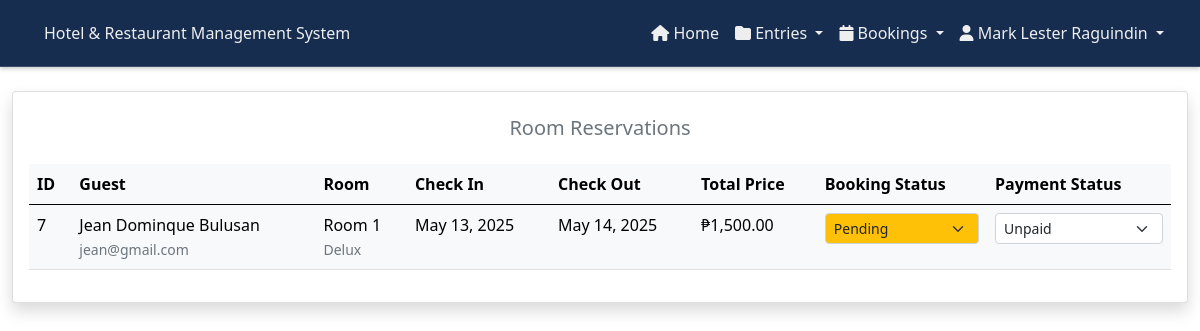
The page /admin/room_reservations.php (signed in) on the database as committed earlier.
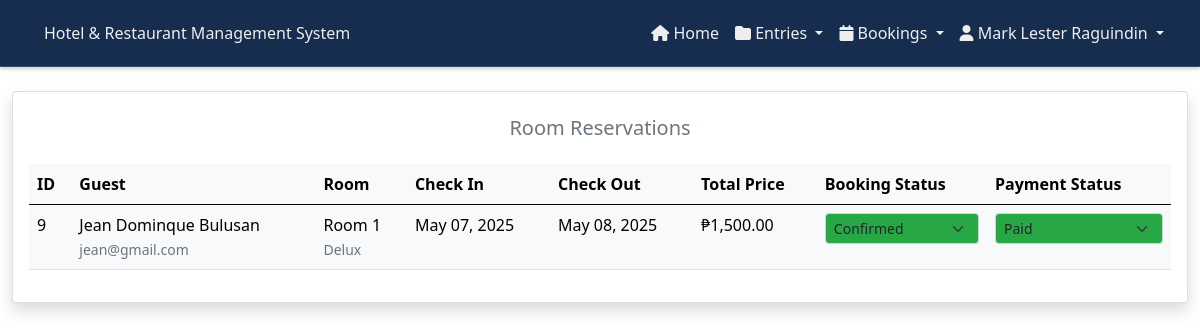
The same page on the database as committed later.
### tables this page shows
CREATE TABLE `bookings` (
  `booking_id` int(11) NOT NULL,
  `user_id` int(11) NOT NULL,
  `room_id` int(11) NOT NULL,
  `check_in_date` date NOT NULL,
  `check_out_date` date NOT NULL,
  `total_price` decimal(10,2) NOT NULL,
  `status` enum('pending','confirmed','canceled','completed') DEFAULT 'pending',
  `payment_status` enum('unpaid','partially_paid','paid') DEFAULT 'unpaid',
  `special_requests` text DEFAULT NULL,
  `created_at` timestamp NOT NULL DEFAULT current_timestamp(),
  `updated_at` timestamp NOT NULL DEFAULT current_timestamp() ON UPDATE current_timestamp()
);

CREATE TABLE `users` (
  `user_id` int(11) NOT NULL,
  `name` varchar(255) NOT NULL,
  `address` varchar(50) NOT NULL,
  `email` varchar(50) NOT NULL,
  `password` varchar(50) NOT NULL,
  `role` varchar(20) DEFAULT NULL,
  `phone` tinytext DEFAULT NULL
);

CREATE TABLE `rooms` (
  `id` int(11) NOT NULL,
  `title` varchar(255) NOT NULL,
  `room_type_id` int(11) NOT NULL,
  `images` varchar(255) DEFAULT NULL,
  `price` varchar(250) DEFAULT NULL
);

CREATE TABLE `room_type` (
  `id` int(11) NOT NULL,
  `title` varchar(255) NOT NULL,
  `detail` varchar(255) NOT NULL
);

### controllers/roomReservationsController.php (called while the page is built, shortened)
<?php
function getReservations($con) {
    $query = "SELECT
        b.booking_id,
        b.check_in_date,
        b.check_out_date,
        b.total_price,
        b.status as booking_status,
        b.payment_status,
        b.special_requests,
        b.created_at,
        u.name as guest_name,
        u.email as guest_email,
        r.title as room_title,
        rt.title as room_type
    FROM bookings b
    LEFT JOIN users u ON b.user_id = u.user_id
    LEFT JOIN rooms r ON b.room_id = r.id
    LEFT JOIN room_type rt ON r.room_type_id = rt.id
    ORDER BY b.created_at DESC";
    return mysqli_query($con, $query);
}
?>

### admin/room_reservations.php (the view, shortened to what the changed rows need)
<?php
require_once '../components/config.php';
require_once '../controllers/roomReservationsController.php';
function getPaymentStatusColor($status) {
    switch ($status) {
        case 'paid':
            return '#28a745';
        default:
            return '#ffffff';
    }
}
function getStatusColor($status) {
    switch ($status) {
        case 'pending':
            return '#ffc107';
        case 'confirmed':
            return '#28a745';
    }
}
$reservations = getReservations($con);
?>
<!DOCTYPE html>
<html lang="en">
<head>
<link href="https://cdn.jsdelivr.net/npm/bootstrap@5.0.2/dist/css/bootstrap.min.css" rel="stylesheet">
    <link rel="stylesheet" href="https://cdnjs.cloudflare.com/ajax/libs/font-awesome/6.0.0-beta3/css/all.min.css" />
    <link rel="stylesheet" href="../css/customAdminHeader.css">
    <link rel="stylesheet" href="https://cdnjs.cloudflare.com/ajax/libs/font-awesome/6.7.2/css/all.min.css">
    <link rel="stylesheet" href="https://cdn.datatables.net/1.11.5/css/dataTables.bootstrap5.min.css">
</head>
<body>
    <div class="container-fluid py-4">
        <div class="row">
            <div class="col-12">
                <div class="card shadow">
                    <div class="card-body">
                        <div class="table-responsive">
                            <table id="reservationsTable" class="table table-light">
                                <thead>
                                    <tr>
                                        <th>ID</th>
                                        <th>Guest</th>
                                        <th>Room</th>
                                        <th>Check In</th>
                                        <th>Check Out</th>
                                        <th>Total Price</th>
                                        <th>Booking Status</th>
                                        <th>Payment Status</th>
                                    </tr>
                                </thead>
                                <tbody>
                                    <?php while($row = mysqli_fetch_assoc($reservations)): ?>
                                        <tr>
                                            <td><?php echo $row['booking_id']; ?></td>
                                            <td>
                                                <?php echo $row['guest_name']; ?><br>
                                                <small class="text-muted"><?php echo $row['guest_email']; ?></small>
                                            </td>
                                            <td>
                                                <?php echo $row['room_title']; ?><br>
                                                <small class="text-muted"><?php echo $row['room_type']; ?></small>
                                            </td>
                                            <td><?php echo date('M d, Y', strtotime($row['check_in_date'])); ?></td>
                                            <td><?php echo date('M d, Y', strtotime($row['check_out_date'])); ?></td>
                                            <td>₱<?php echo number_format($row['total_price'], 2); ?></td>
                                            <td>
                                                <form method="POST">
                                                    <select name="new_status" class="form-select form-select-sm status-select"
                                                            onchange="this.form.submit()"
                                                            style="background-color: <?php echo getStatusColor($row['booking_status']); ?>">
                                                        <option value="pending" <?php echo $row['booking_status'] == 'pending' ? 'selected' : ''; ?>>Pending</option>
                                                        <option value="confirmed" <?php echo $row['booking_status'] == 'confirmed' ? 'selected' : ''; ?>>Confirmed</option>
                                                    </select>
                                                </form>
                                            </td>
                                            <td>
                                                <form method="POST">
                                                    <select name="new_status" class="form-select form-select-sm status-select"
                                                            onchange="this.form.submit()"
                                                            style="background-color: <?php echo getPaymentStatusColor($row['payment_status']); ?>">
                                                        <option value="unpaid" <?php echo $row['payment_status'] == 'unpaid' ? 'selected' : ''; ?>>Unpaid</option>
                                                        <option value="paid" <?php echo $row['payment_status'] == 'paid' ? 'selected' : ''; ?>>Paid</option>
                                                    </select>
                                                </form>
                                            </td>
                                        </tr>
                                    <?php endwhile; ?>
                                </tbody>
                            </table>
                        </div>
                    </div>
                </div>
            </div>
        </div>
    </div>
</body>
</html>

Rows that differ between the two databases and show on the page:
removed bookings: booking_id "7", user.name "Jean Dominque Bulusan", user.email "jean@gmail.com", room.title "Room 1", room_type.title "Delux", check_in_date "May 13, 2025", check_out_date "May 14, 2025", total_price "1,500.00", new_status "Pending", new_status "Unpaid"
added bookings: booking_id "9", user.name "Jean Dominque Bulusan", user.email "jean@gmail.com", room.title "Room 1", room_type.title "Delux", check_in_date "May 07, 2025", check_out_date "May 08, 2025", total_price "1,500.00", new_status "Confirmed", new_status "Paid"
